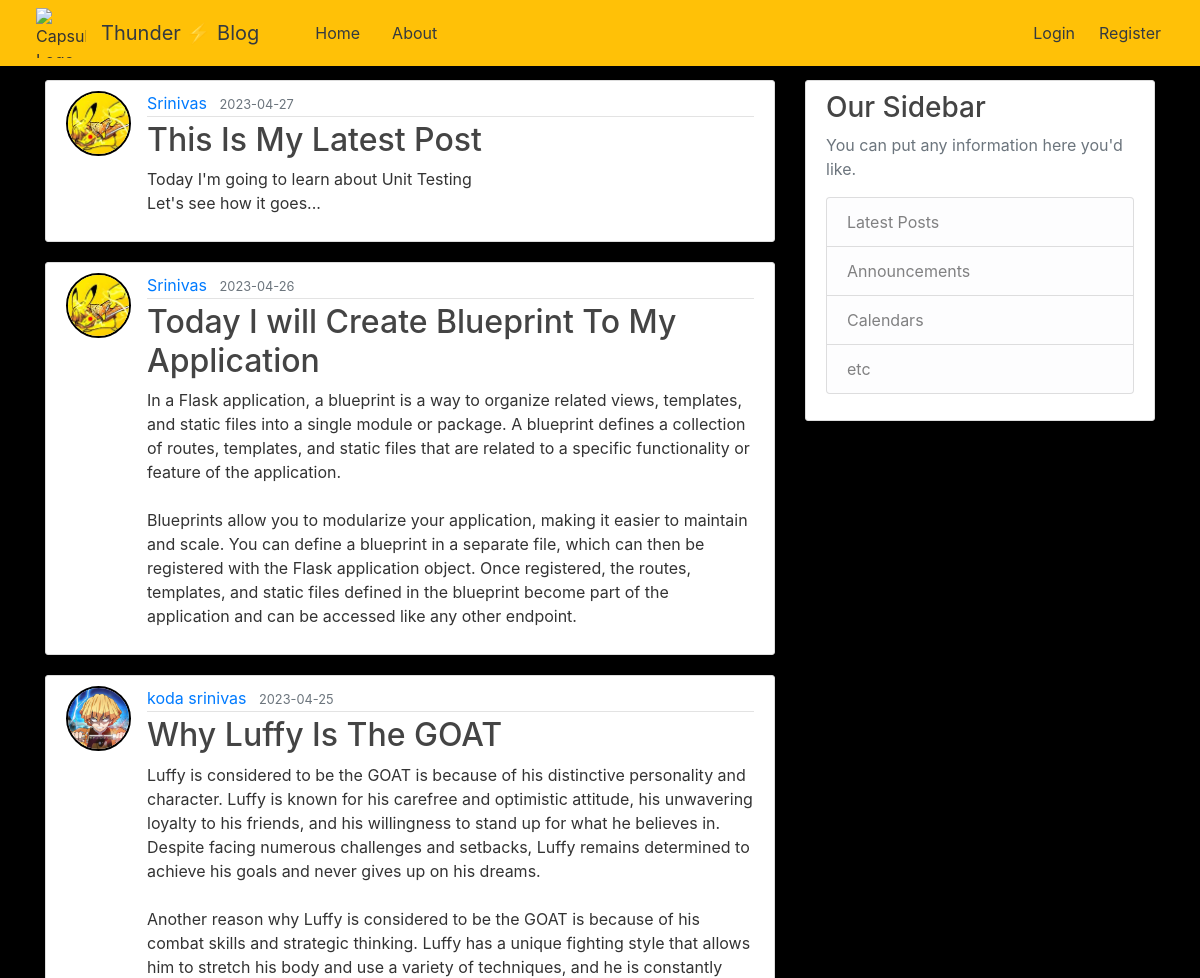
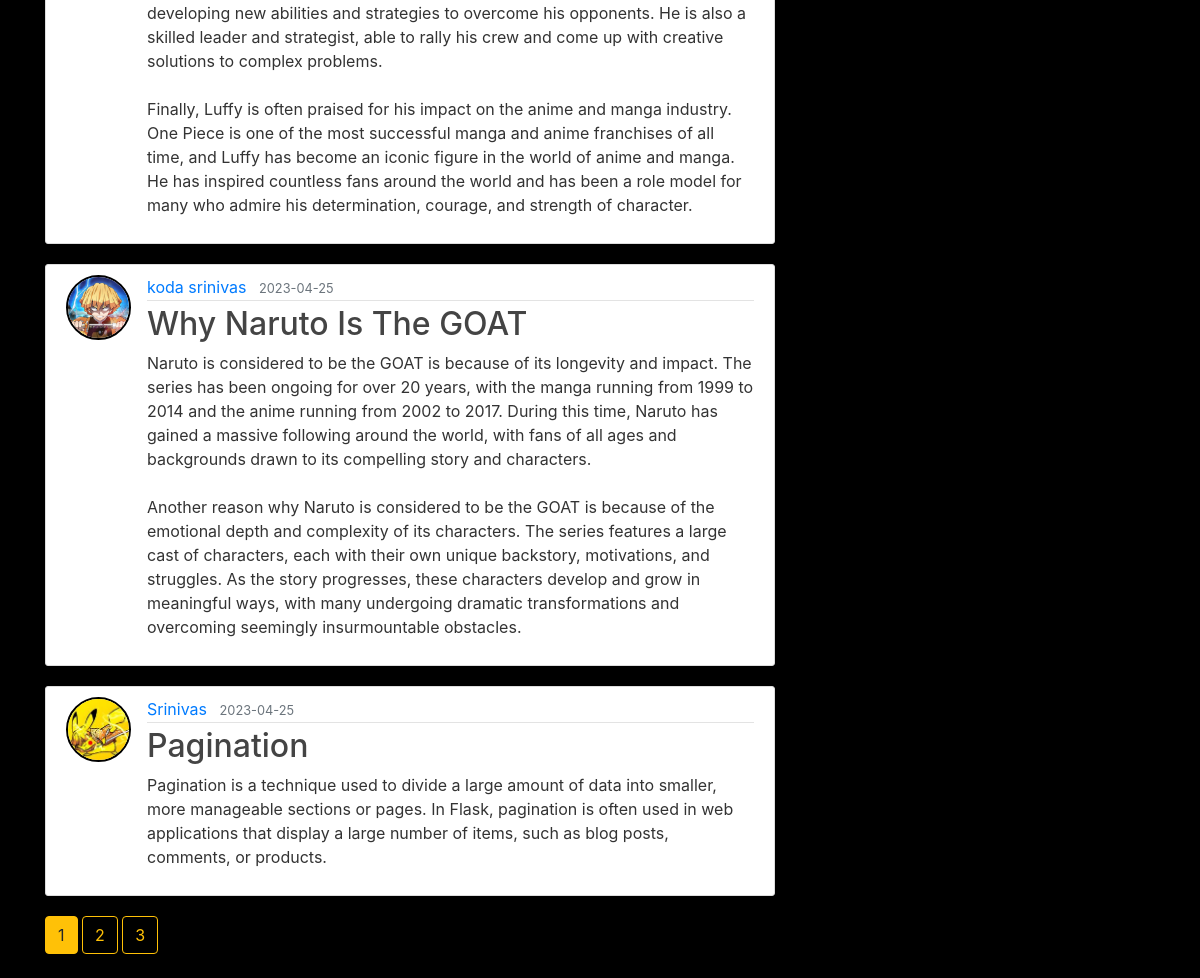
The page /home on the database its author committed (2 pictures, top to bottom).
### flaskblog/models.py (models this page shows, shortened)
class Post(db.Model):
    id = db.Column(db.Integer, primary_key=True)
    title = db.Column(db.String(100), nullable=False)
    date_posted = db.Column(db.DateTime, nullable=False, default=datetime.utcnow)
    content = db.Column(db.Text, nullable=False)
    user_id = db.Column(db.Integer, db.ForeignKey('user.id'), nullable=False)

class User(db.Model, UserMixin):
    id = db.Column(db.Integer, primary_key=True)
    username = db.Column(db.String(20), unique=True, nullable=False)
    email = db.Column(db.String(120), unique=True, nullable=False)
    image_file = db.Column(db.String(20), nullable=False, default='default.jpg')
    password = db.Column(db.String(60), nullable=False)
    posts = db.relationship('Post', backref='author', lazy=True)

### flaskblog/main/routes.py (the view)
@main.route("/")
@main.route("/home")
def home():
    page = request.args.get("page", 1, type=int)
    posts = Post.query.order_by(Post.date_posted.desc()).paginate(page=page, per_page=5)
    return render_template("home.html", posts=posts)

### flaskblog/templates/home.html
{% extends "layout.html" %}
{% block content %}
    {% for post in posts.items %}
        <article class="media content-section">
        <img class="rounded-circle article-img" style="border: 2px solid black;" src="{{ url_for('static', filename='profile_pics/' + post.author.image_file) }}">
          <div class="media-body">
            <div class="article-metadata">
              <a class="mr-2" href="{{ url_for('users.user_posts', username=post.author.username) }}">{{ post.author.username }}</a>
              <small class="text-muted">{{ post.date_posted.strftime('%Y-%m-%d') }}</small>
            </div>
            <h2><a class="article-title" href="{{ url_for('posts.post', post_id=post.id) }}">{{ post.title }}</a></h2>
            <p class="article-content">{{ post.content }}</p>
          </div>
        </article>
    {% endfor %}
    {% for page_num in posts.iter_pages(left_edge=1, right_edge=1, left_current=1, right_current=2) %}
        {% if page_num %}
          {% if posts.page == page_num %}
            <a class="btn btn-warning mb-4" href="{{ url_for('main.home', page=page_num)}}">{{ page_num }}</a>
          {% else %}
            <a class="btn btn-outline-warning mb-4" href="{{ url_for('main.home', page=page_num)}}">{{ page_num }}</a>
          {% endif %}
        {% else %}
          ...
        {% endif %}
    {% endfor %}
{% endblock content %}

### flaskblog/static/main.css (style rules this page uses)
body { background: #fafafa; color: #333333; margin-top: 5rem; }
h1, h2, h3, h4, h5, h6 { color: #444444; }
.content-section { background: #ffffff; padding: 10px 20px; border: 1px solid #dddddd; border-radius: 3px; margin-bottom: 20px; }
.article-title { color: #444444; }
.article-content { white-space: pre-line; }
.article-img { height: 65px; width: 65px; margin-right: 16px; }
.article-metadata { padding-bottom: 1px; margin-bottom: 4px; border-bottom: 1px solid #e3e3e3 }
body { scrollbar-width: thin; scrollbar-color: #c1c1c1 #f1f1f1; }

### flaskblog/templates/layout.html (style rules this page uses)
body { background-color: black; }
body { background-image: url('https://lh3.googleusercontent.com/_-m3Du9hfX4mVjtSQit18Rh_JHc-wxsptvm3HW0IqmdvqvnK1p5qlrDXGDezDje0_8oMsKbp-4Age3tw-EyI8SqDE9DPM0-9yPvvxI0TC_Pl4qVmmzfuCm2oehQG6cuSeFQrKRyTTqi9qc-sFdKb3b6vSxgqX8EgpLALrrCmnX-qazpePoEd9nr7QfmHnwJNPl3tWzk3Wga-UNAJa78OrTPQVlPAqMdLNMGVUD39rYkYh67x9RTHD-mp-lCk1HvjauQqc_0AMaIx-t7DuqA5Y6Tl0uKEtwny3qrlba7hDTa0MlRyuUsioBnpAAJJV8z-7XEb5JNmE09OA989gtP8t9250VWAHxoHdkB1EXuFQLn_7c6B3YvK4EoZ78lbxHgPHu115QDmscg70yjw-8bBNwOEZtgAcsyr1sUTdVNJI_1Aa_pMt0raqrzu-rStcHwlKCieGt8P8No3r8zpyXCUG2peEVHr8Y5NAAGMSxTe0VMxDYXSohd05a-Ms3qQbDuFpp0lXWPOjL6JUdvbyGETEXmxwvliIdR1elg28OvtEo5ep4-AZK_nmvjCOiISEON9uQvIlKNIpokOBGEo4lCGergGN2MtTCyDrz7YY9hytSprn5Q428fSnFk98grofHXeEupn-K4ezwZJohaqv_mXzKr4S39huFd3MqjQYuvxBPsw4ta8aAeEmRQ2--Vo3UcOrPpYtjWihK6TlcnEW1xMu1IweOdxBSpFDF8-CKAyKAGPd2mNvuvCy2tOY9cO52sGRq1wXhbyyGbEoDWcYxDQB50x_HwRC7VS8Si8PWXxCCialRhiMjj6_9S2ZC36pY9JDKH7Wjic-T9T2st0AimFPwEgfCgtcyGabkiJ63ofZyFrQwBYRH4YE5QEHxE3qA4uHtoFITxKsr5JEY4fQL6eQ2wdafHI32pJeAM2=w1689-h950-s-no?authuser=0'); background-repeat: no-repeat; background-attachment: fixed; background-size: cover; }
body { scrollbar-width: thin; scrollbar-color: #1DA1F2 #F5F8FA; }

### rows shown on the page
Post: image_file (picture), author.username "Srinivas", date_posted "2023-04-27", title "This Is My Latest Post", content "Today I'm going to learn about Unit Testing Let's see how it goes..."
Post: image_file (picture), author.username "Srinivas", date_posted "2023-04-26", title "Today I will Create Blueprint To My Application", content "In a Flask application, a blueprint is a way to organize related views, templates, and static files into a single module or package. A blueprint defines a collection of routes, templates, and static files that are related to a specific functionality or feature of the application. Blueprints allow you to modularize your application, making it easier to maintain and scale. You can define a blueprint in a separate file, which can then be registered with the Flask application object. Once registered, the routes, templates, and static files defined in the blueprint become part of the application and can be accessed like any other endpoint."
Post: image_file (placeholder picture), author.username "koda srinivas", date_posted "2023-04-25", title "Why Luffy Is The GOAT", content "Luffy is considered to be the GOAT is because of his distinctive personality and character. Luffy is known for his carefree and optimistic attitude, his unwavering loyalty to his friends, and his willingness to stand up for what he believes in. Despite facing numerous challenges and setbacks, Luffy remains determined to achieve his goals and never gives up on his dreams. Another reason why Luffy is considered to be the GOAT is because of his combat skills and strategic thinking. Luffy has a unique fighting style that allows him to stretch his body and use a variety of techniques, and he is constantly developing new abilities and strategies to overcome his opponents. He is also a skilled…"
Post: image_file (placeholder picture), author.username "koda srinivas", date_posted "2023-04-25", title "Why Naruto Is The GOAT", content "Naruto is considered to be the GOAT is because of its longevity and impact. The series has been ongoing for over 20 years, with the manga running from 1999 to 2014 and the anime running from 2002 to 2017. During this time, Naruto has gained a massive following around the world, with fans of all ages and backgrounds drawn to its compelling story and characters. Another reason why Naruto is considered to be the GOAT is because of the emotional depth and complexity of its characters. The series features a large cast of characters, each with their own unique backstory, motivations, and struggles. As the story progresses, these characters develop and grow in meaningful ways, with many undergoing…"
Post: image_file (picture), author.username "Srinivas", date_posted "2023-04-25", title "Pagination", content "Pagination is a technique used to divide a large amount of data into smaller, more manageable sections or pages. In Flask, pagination is often used in web applications that display a large number of items, such as blog posts, comments, or products."

### other values the page prints
{{ page_num }} "1"
{{ page_num }} "2" "3"
